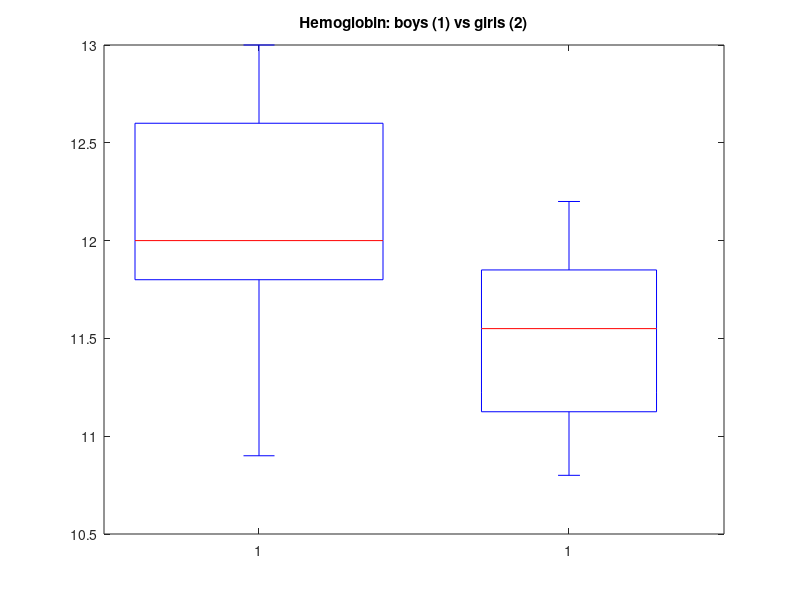

The MATLAB source for this figure:
% hemoglobin of 15 year olds
boys = [12.5 12.7 11.8 12.2 12.0 11.9 12.0 11.6 10.9 12.7 13.0 12.3 12.7 12.6 11.8 11.7 11.6]';
girls = [11.5 11.3 10.9 10.8 11.2 11.8 12.2 11.7 11.6 10.9 12.0 12.0]';

% H1: mu_boys > mu_girls
[h, p, ci, stats] = ttest2(boys, girls, 'Tail', 'right')
[h, p, ci, stats] = ttest2(boys, girls, 'Tail', 'right', 'Vartype', 'unequal')

% monthly cultural spending, H1: sigma^2 > 400
y = [40; 60; 40; 100; 30; 30; 120; 50; 70];
[h, p, ci, stats] = vartest(y, 400, 'Tail', 'right')
chi2 = (numel(y) - 1) * var(y) / 400
p_manual = 1 - chi2cdf(chi2, numel(y) - 1)

% are the variances different?
[h, p, ci, stats] = vartest2(girls, boys)
[h, p, ci, stats] = vartest2(girls, boys, 'Tail', 'left')

figure;
boxplot([boys; girls], [ones(size(boys)); 2 * ones(size(girls))]);
title('Hemoglobin: boys (1) vs girls (2)');
